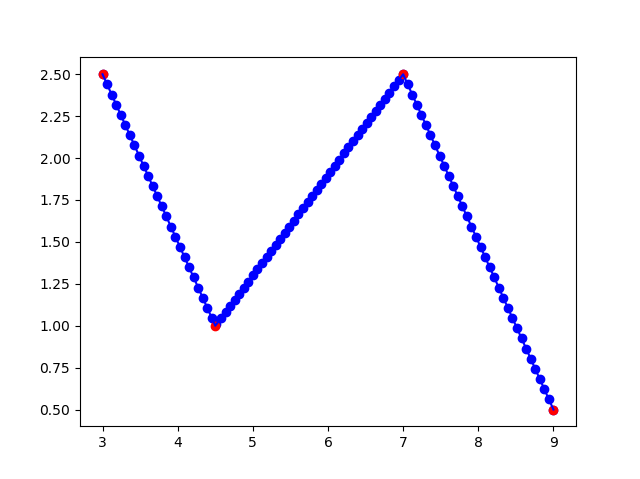

Here is the Python script that generated this plot:
import numpy as np 
import matplotlib.pyplot as plt
from numpy.core.function_base import linspace


def LinearSpline(x,y): # gets coeficiona for each linear spline
    n = len(x)
    coef = []
    for i in range(n-1):
        m = (y[i+1]-y[i])/(x[i+1]-x[i])
        
        b = y[i] - m*x[i]
        coef.append ([b,m])
        print(coef)
        X = linspace(x[i],x[i+1],10)
    return(coef)


def LinearSplineInterp(x,xnew,a): # graphs based on initla locaiotn of data
    n = len(xnew)
    N = len(x)
    ynew = []
    for j in range(n):
        xindex = 0 
        for i in range(N-1):
            if (xnew[j] >= x[i] and xnew[j] <= x[i+1]):
                xindex = i
                break 
            elif(xnew[j] < x[0]):
                xindex = 0
            elif(xnew[j] < x[0]):
                xindex = -1
        ynew.append( a[xindex][1]*xnew[j]+a[xindex][0]) 
    return ynew



# initial variabels
x = np.array([3.0, 4.5, 7.0, 9.0])
fx = np.array([2.5, 1.0, 2.5, 0.5])
a = LinearSpline(x,fx)
xnew = np.linspace(3.0, 9.0, 100)



ynew = LinearSplineInterp(x,xnew,a)


plt.plot(xnew,ynew,'bo') # creates and displays graphs
plt.plot(x ,fx,'ro')
plt.plot(x ,fx,'b-')
plt.show()
